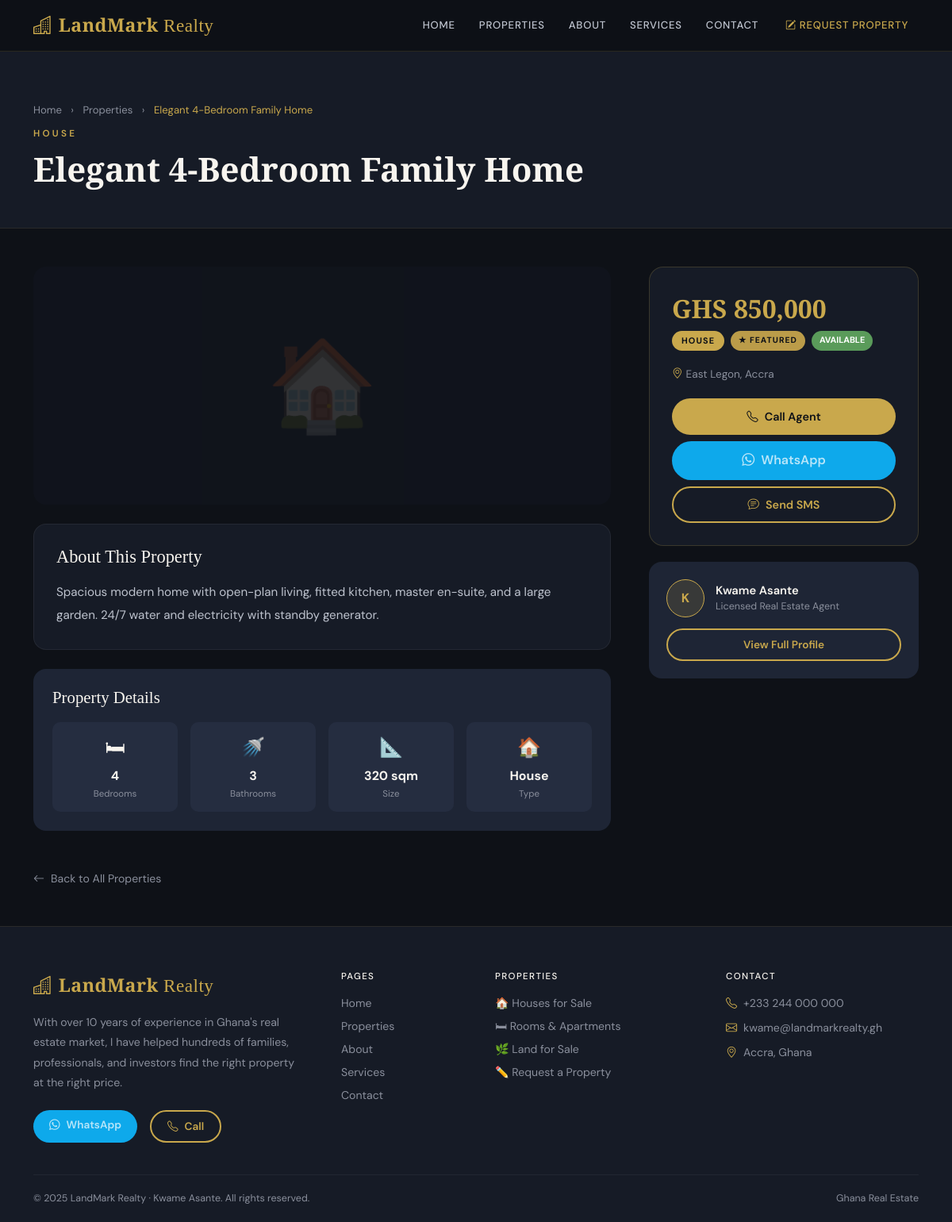
The app's page /property/1, older data.
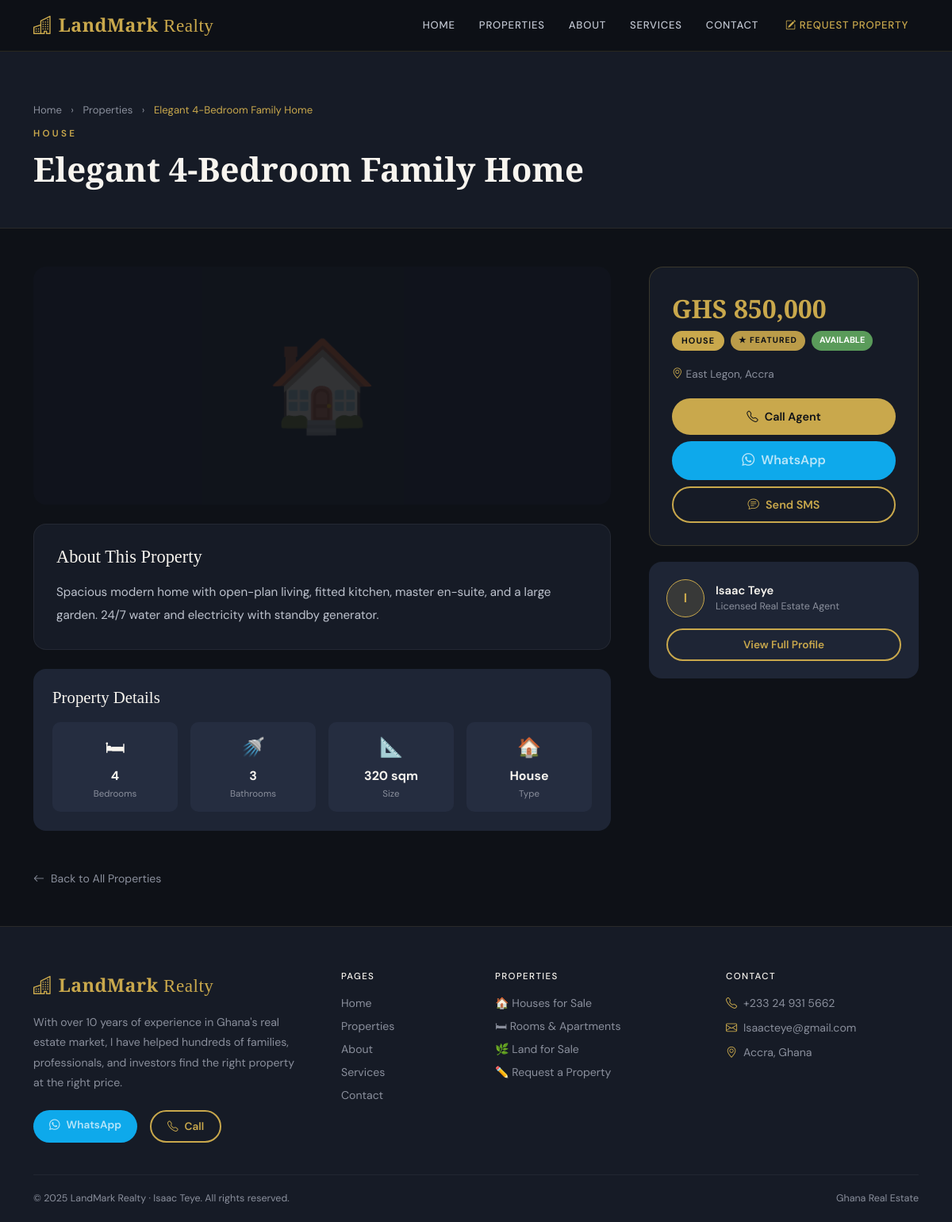
The same page, newer data.
### tables this page shows
CREATE TABLE listings (
            id          INTEGER PRIMARY KEY AUTOINCREMENT,
            type        TEXT    NOT NULL DEFAULT 'house',
            title       TEXT    NOT NULL,
            description TEXT,
            price       TEXT,
            location    TEXT,
            bedrooms    INTEGER,
            bathrooms   INTEGER,
            size        TEXT,
            status      TEXT    NOT NULL DEFAULT 'available',
            featured    INTEGER NOT NULL DEFAULT 0,
            created_at  TEXT    NOT NULL DEFAULT (datetime('now'))
        );

CREATE TABLE settings (
            key   TEXT PRIMARY KEY,
            value TEXT
        );

### app.py (the view)
@app.route('/property/<int:id>')
def property_detail(id):
    db = get_db()
    row = db.execute("SELECT * FROM listings WHERE id=?", (id,)).fetchone()
    if not row:
        return redirect(url_for('properties'))
    listing = listing_to_dict(row)
    return render_template('property_detail.html', listing=listing, agent=get_agent())

### templates/property_detail.html (shortened to what this page needs)
{% extends 'base.html' %}
{% block content %}
<div class="page-header">
  <div class="container">
    <nav style="color:var(--stone);font-size:0.82rem;margin-bottom:12px;">
      <a href="{{ url_for('index') }}" style="color:var(--stone);text-decoration:none;">Home</a>
      <span class="mx-2">›</span>
      <a href="{{ url_for('properties') }}" style="color:var(--stone);text-decoration:none;">Properties</a>
      <span class="mx-2">›</span>
      <span style="color:var(--gold);">{{ listing.title }}</span>
    </nav>
    <span class="eyebrow">{{ listing.type|capitalize }}</span>
    <h1 class="display-serif" style="font-size:clamp(1.8rem,3.5vw,2.8rem);">{{ listing.title }}</h1>
  </div>
</div>
<div class="container py-5">
  <div class="row g-5">
    <div class="col-lg-8">
      {% if listing.images %}
      <div class="gallery-main mb-3" id="g-main">
        <img id="g-img" src="{{ url_for('static', filename='uploads/' + listing.images[0]) }}" alt="{{ listing.title }}"/>
        {% if listing.images|length > 1 %}
        <button class="g-arrow g-prev" onclick="goPrev()" aria-label="Previous"><i class="bi bi-chevron-left"></i></button>
        <button class="g-arrow g-next" onclick="goNext()" aria-label="Next"><i class="bi bi-chevron-right"></i></button>
        <div class="g-counter" id="g-counter">1 / {{ listing.images|length }}</div>
        {% endif %}
      </div>
      {% if listing.images|length > 1 %}
      <div class="g-thumbs mb-4">
        {% for img in listing.images %}
        <div class="g-thumb {% if loop.first %}active{% endif %}" onclick="goTo({{ loop.index0 }})">
          <img src="{{ url_for('static', filename='uploads/' + img) }}" alt="Photo {{ loop.index }}"/>
        </div>
        {% endfor %}
      </div>
      {% endif %}
      {% else %}
      <div style="height:300px;background:var(--ink-700);border-radius:16px;display:flex;align-items:center;justify-content:center;font-size:7rem;opacity:0.15;margin-bottom:24px;">
        {{ {'house':'🏠','room':'🛏️','land':'🌿'}[listing.type] or '🏠' }}
      </div>
      {% endif %}
      <div style="background:var(--ink-800);border:1px solid rgba(255,255,255,0.06);border-radius:16px;padding:28px;margin-bottom:24px;">
        <h3 style="font-family:'Cormorant Garamond',serif;color:var(--cream);font-size:1.4rem;margin-bottom:16px;">About This Property</h3>
        <p style="color:var(--stone-light);line-height:1.9;font-size:0.95rem;margin:0;">{{ listing.description }}</p>
      </div>
      {% if listing.bedrooms or listing.bathrooms or listing.size %}
      <div style="background:var(--ink-700);border-radius:16px;padding:24px;">
        <h5 style="color:var(--cream);font-size:1rem;margin-bottom:18px;font-family:'Cormorant Garamond',serif;font-size:1.3rem;">Property Details</h5>
        <div class="row g-3">
          {% if listing.bedrooms  %}<div class="col-6 col-md-3"><div class="detail-box"><div class="detail-icon">🛏</div><div class="detail-val">{{ listing.bedrooms }}</div><div class="detail-lbl">Bedrooms</div></div></div>{% endif %}
          {% if listing.bathrooms %}<div class="col-6 col-md-3"><div class="detail-box"><div class="detail-icon">🚿</div><div class="detail-val">{{ listing.bathrooms }}</div><div class="detail-lbl">Bathrooms</div></div></div>{% endif %}
          {% if listing.size      %}<div class="col-6 col-md-3"><div class="detail-box"><div class="detail-icon">📐</div><div class="detail-val">{{ listing.size }}</div><div class="detail-lbl">Size</div></div></div>{% endif %}
          <div class="col-6 col-md-3"><div class="detail-box"><div class="detail-icon">{{ '🏠' if listing.type=='house' else ('🛏️' if listing.type=='room' else '🌿') }}</div><div class="detail-val">{{ listing.type|capitalize }}</div><div class="detail-lbl">Type</div></div></div>
        </div>
      </div>
      {% endif %}
    </div>
    <div class="col-lg-4">
      <div style="position:sticky;top:84px;">
        <div style="background:var(--ink-800);border:1px solid rgba(201,168,76,0.2);border-radius:18px;padding:28px;margin-bottom:20px;">
          <div style="font-family:'Cormorant Garamond',serif;color:var(--gold);font-size:2rem;font-weight:700;margin-bottom:4px;">{{ listing.price }}</div>
          <div style="display:flex;gap:8px;flex-wrap:wrap;margin-bottom:20px;">
            <span class="type-badge type-{{ listing.type }}" style="position:static;display:inline-block;">{{ listing.type|capitalize }}</span>
            {% if listing.featured %}<span class="featured-badge" style="position:static;display:inline-block;">★ Featured</span>{% endif %}
            <span style="background:{{ '#5A9B5A' if listing.status=='available' else '#555' }};color:#fff;padding:3px 10px;border-radius:100px;font-size:0.68rem;font-weight:700;text-transform:uppercase;">
              {{ 'Available' if listing.status=='available' else 'Let / Sold' }}
            </span>
          </div>
          <p style="color:var(--stone);font-size:0.85rem;margin-bottom:20px;"><i class="bi bi-geo-alt me-1" style="color:var(--gold);"></i>{{ listing.location }}</p>
          {% set wa_msg = "Hi, I'm interested in: " + listing.title + " (" + listing.price + ")" %}
          <div class="d-flex flex-column gap-2">
            <a href="tel:{{ agent.phone }}" class="btn-gold text-center w-100" style="padding:13px;">
              <i class="bi bi-telephone me-2"></i>Call Agent
            </a>
            <a href="https://wa.me/{{ agent.wa }}?text={{ wa_msg|urlencode }}" target="_blank" class="btn-wa text-center w-100" style="padding:13px;">
              <i class="bi bi-whatsapp me-2"></i>WhatsApp
            </a>
            <a href="sms:{{ agent.phone }}&body={{ wa_msg|urlencode }}" class="btn-outline-gold text-center w-100" style="padding:11px;">
              <i class="bi bi-chat-text me-2"></i>Send SMS
            </a>
          </div>
        </div>
        <div style="background:var(--ink-700);border-radius:16px;padding:22px;">
          <div style="display:flex;align-items:center;gap:14px;margin-bottom:14px;">
            <div style="width:48px;height:48px;border-radius:50%;background:rgba(201,168,76,0.15);border:1px solid var(--gold);display:flex;align-items:center;justify-content:center;color:var(--gold);font-weight:700;font-size:1rem;flex-shrink:0;">
              {{ agent.name[0] }}
            </div>
            <div>
              <div style="color:var(--cream);font-weight:600;font-size:0.92rem;">{{ agent.name }}</div>
              <div style="color:var(--stone);font-size:0.78rem;">Licensed Real Estate Agent</div>
            </div>
          </div>
          <a href="{{ url_for('contact') }}" class="btn-outline-gold w-100 text-center" style="padding:9px;font-size:0.85rem;">View Full Profile</a>
        </div>
      </div>
    </div>
  </div>
  <div class="mt-5">
    <a href="{{ url_for('properties') }}" style="color:var(--stone);font-size:0.88rem;text-decoration:none;">
      <i class="bi bi-arrow-left me-2"></i>Back to All Properties
    </a>
  </div>
</div>
{% endblock %}

### templates/base.html (shortened to what this page needs)
<!DOCTYPE html>
<html lang="en">
<head>
  <link href="https://cdn.jsdelivr.net/npm/bootstrap@5.3.2/dist/css/bootstrap.min.css" rel="stylesheet"/>
  <link href="https://cdn.jsdelivr.net/npm/bootstrap-icons@1.11.3/font/bootstrap-icons.min.css" rel="stylesheet"/>
  <link rel="stylesheet" href="{{ url_for('static', filename='css/style.css') }}"/>
</head>
<body>
<nav class="site-nav">
  <div class="container">
    <div class="d-flex align-items-center justify-content-between">
      <a href="{{ url_for('index') }}" class="nav-brand">
        <i class="bi bi-buildings me-2"></i>LandMark<span style="font-weight:400"> Realty</span>
      </a>
      <div class="d-none d-lg-flex align-items-center gap-1">
        <a href="{{ url_for('index') }}"      class="nav-link-item {% if request.endpoint=='index' %}active{% endif %}">Home</a>
        <a href="{{ url_for('properties') }}" class="nav-link-item {% if request.endpoint=='properties' %}active{% endif %}">Properties</a>
        <a href="{{ url_for('about') }}"      class="nav-link-item {% if request.endpoint=='about' %}active{% endif %}">About</a>
        <a href="{{ url_for('services') }}"   class="nav-link-item {% if request.endpoint=='services' %}active{% endif %}">Services</a>
        <a href="{{ url_for('contact') }}"    class="nav-link-item {% if request.endpoint=='contact' %}active{% endif %}">Contact</a>
        <a href="{{ url_for('property_request') }}" class="nav-link-item ms-1" style="color:var(--gold)!important;">
          <i class="bi bi-pencil-square me-1"></i>Request Property
        </a>
      </div>
    </div>
  </div>
</nav>
{% block content %}{% endblock %}
<footer class="site-footer">
  <div class="container">
    <div class="row g-5 mb-2">
      <div class="col-lg-4">
        <a href="{{ url_for('index') }}" class="nav-brand d-block mb-3" style="text-decoration:none;">
          <i class="bi bi-buildings me-2"></i>LandMark<span style="font-weight:400"> Realty</span>
        </a>
        <p style="color:var(--stone);font-size:0.88rem;line-height:1.8;margin-bottom:22px;">{{ agent.bio }}</p>
        <div class="d-flex gap-3 flex-wrap">
          <a href="https://wa.me/{{ agent.wa }}" target="_blank" class="btn-wa" style="padding:9px 20px;font-size:0.85rem;">
            <i class="bi bi-whatsapp me-2"></i>WhatsApp
          </a>
          <a href="tel:{{ agent.phone }}" class="btn-outline-gold" style="padding:9px 20px;font-size:0.85rem;">
            <i class="bi bi-telephone me-2"></i>Call
          </a>
        </div>
      </div>
      <div class="col-6 col-lg-2">
        <h6 class="footer-heading">Pages</h6>
        <a href="{{ url_for('index') }}"      class="footer-link">Home</a>
        <a href="{{ url_for('properties') }}" class="footer-link">Properties</a>
        <a href="{{ url_for('about') }}"      class="footer-link">About</a>
        <a href="{{ url_for('services') }}"   class="footer-link">Services</a>
        <a href="{{ url_for('contact') }}"    class="footer-link">Contact</a>
      </div>
      <div class="col-6 col-lg-3">
        <h6 class="footer-heading">Properties</h6>
        <a href="{{ url_for('properties') }}?type=house" class="footer-link">🏠 Houses for Sale</a>
        <a href="{{ url_for('properties') }}?type=room"  class="footer-link">🛏 Rooms &amp; Apartments</a>
        <a href="{{ url_for('properties') }}?type=land"  class="footer-link">🌿 Land for Sale</a>
        <a href="{{ url_for('property_request') }}"      class="footer-link">✏️ Request a Property</a>
      </div>
      <div class="col-lg-3">
        <h6 class="footer-heading">Contact</h6>
        <div class="footer-contact-item"><i class="bi bi-telephone" style="color:var(--gold);"></i>{{ agent.phone }}</div>
        <div class="footer-contact-item"><i class="bi bi-envelope"  style="color:var(--gold);"></i>{{ agent.email }}</div>
        <div class="footer-contact-item"><i class="bi bi-geo-alt"   style="color:var(--gold);"></i>Accra, Ghana</div>
      </div>
    </div>
    <div class="footer-bottom">
      <span>© {{ 2025 }} LandMark Realty · {{ agent.name }}. All rights reserved.</span>
      <span>Ghana Real Estate</span>
    </div>
  </div>
</footer>
</body>
</html>

Row changes from the older to the newer data that the page shows:
changed settings: value "K" → "I"; name "Kwame Asante" → "Isaac Teye"
changed settings (number 3 of 4 on the later page): phone "+233 244 000 000" → "+233 24 931 5662"
changed settings: email "kwame@landmarkrealty.gh" → "Isaacteye@gmail.com"
